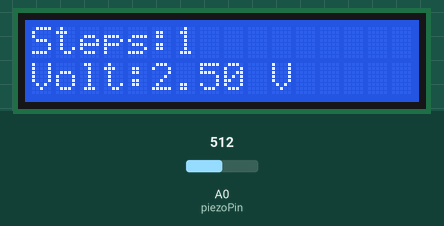
This sketch was run on a simulated Arduino Uno, built with avr-gcc and run on an emulated ATmega328P. Parts: 16×2 character LCD. The test bench sets the inputs (shaded band); at power-on: A0 (piezoPin) = 512. What the sketch prints to the serial monitor is not drawn.

Above: at 1.2 s.
1.3 s: A0 (piezoPin) set to 716
At 2.0 s:
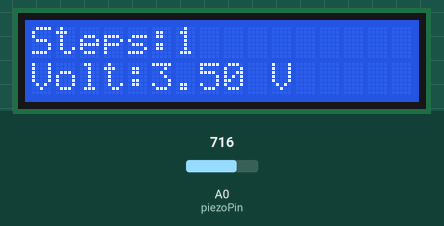
2.9 s: A0 (piezoPin) set to 900
At 4.2 s:
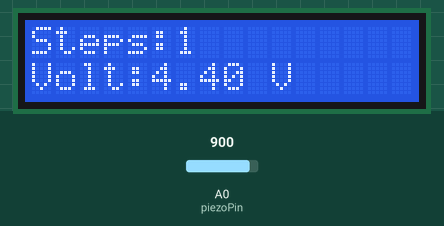
4.5 s: A0 (piezoPin) set to 984
At 5.7 s:
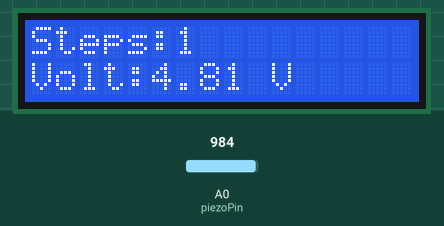
6.0 s: A0 (piezoPin) set to 1018
At 6.9 s:
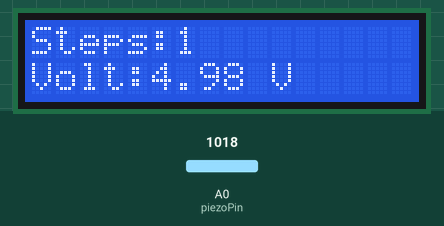
Timing chart, 0 to 8.6 s (numbered marks = the images above; inputs shaded):
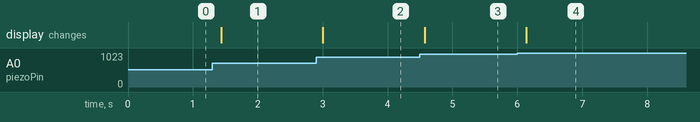

The sketch:

step_counter.ino
```cpp
#include <Wire.h>
#include <LiquidCrystal_I2C.h>

LiquidCrystal_I2C lcd(0x27, 16, 2);

const int piezoPin = A0;

int rawValue = 0;
float voltage = 0.0;

int stepCount = 0;
int threshold = 100;
bool stepDetected = false;

void setup() {
  lcd.init();
  lcd.backlight();
  Serial.begin(9600);
  lcd.clear();
}

void loop() {

  rawValue = analogRead(piezoPin);
  voltage = rawValue * (5.0 / 1023.0);

  // Step detection (edge-based)
  if (rawValue > threshold && !stepDetected) {
    stepCount++;
    stepDetected = true;
  }

  // Reset detection when signal drops
  if (rawValue < threshold - 20) {
    stepDetected = false;
  }

  // ----- LCD OUTPUT -----
  lcd.setCursor(0, 0);
  lcd.print("Steps:");
  lcd.print(stepCount);
  lcd.print("   ");

  lcd.setCursor(0, 1);
  lcd.print("Volt:");
  lcd.print(voltage, 2);
  lcd.print(" V  ");

  // ----- SERIAL DEBUG -----
  Serial.print("Raw: ");
  Serial.print(rawValue);
  Serial.print("  Steps: ");
  Serial.print(stepCount);
  Serial.print("  Voltage: ");
  Serial.println(voltage);

  delay(200);
}
```

Measured:
- after the input at 1.3 s, the display: changes after 0.14 s (image 1)
- after the input at 2.9 s, the display: changes after 0.10 s (image 2)
- after the input at 4.5 s, the display: changes after 0.07 s (image 3)
- after the input at 6.0 s, the display: changes after 0.14 s (image 4)
